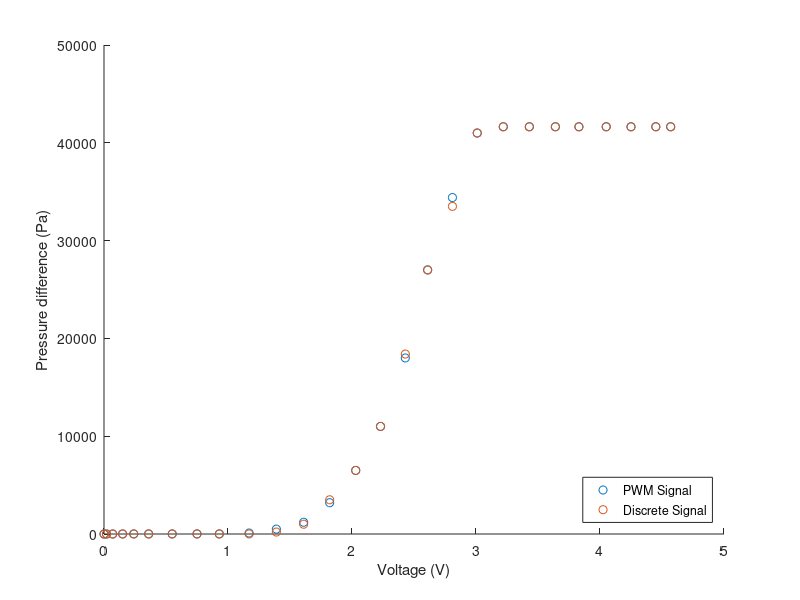

Source code (MATLAB):
clear all, close all;
Vin =   [0;
        0.02;
        0.07;
        0.15;
        0.24;
        0.36;
        0.55;
        0.75;
        0.93;
        1.17;
        1.39;
        1.61;
        1.82;
        2.03;
        2.23;
        2.43;
        2.61;
        2.81;
        3.01;
        3.22;
        3.43;
        3.64;
        3.83;
        4.05;
        4.25;
        4.45;
        4.57];
Pout =  [0 0; 
        0 0;
        3 0;
        4 4;
        6 6;
        6 6;
        7 7;
        7 7;
        7 7;
        100 7;
        500 200;
        1200 1000;
        3200 3500;
        6500 6500;
        11000 11000;
        18000 18400;
        27000 27000;
        34400 33500;
        41000 41000;
        41640 41640;
        41640 41640;
        41640 41640;
        41640 41640;
        41640 41640;
        41640 41640;
        41640 41640;
        41640 41640];
    figure()
    xlabel('Voltage (V)')
    ylabel('Pressure difference (Pa)')
    hold on
    scatter(Vin, Pout(:,1))
    scatter(Vin, Pout(:,2))
    hold off
    legend('PWM Signal', 'Discrete Signal', 'Location', 'Southeast')
    
    